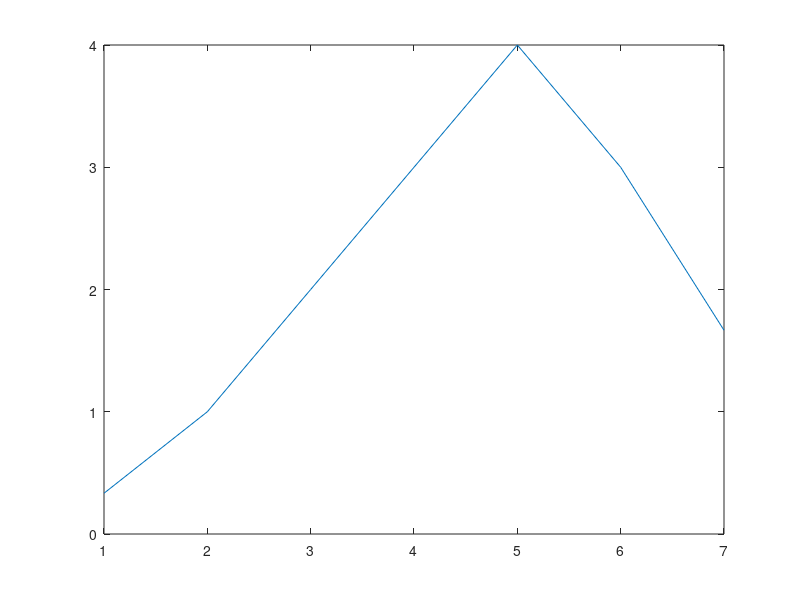

Recreate this plot in MATLAB.
% 1. Buat sinyal asli (input)
x = [1, 2, 3, 4, 5]

% 2. Buat respons impuls (misal: filter rata-rata 3 titik)
h = [1/3, 1/3, 1/3]

% 3. Lakukan konvolusi
y = conv(x, h)

% 4. Buat sumbu X tiruan untuk grafik
% Panjang hasil konvolusi adalah panjang x + panjang h - 1
panjang_y = length(y)
t_x = 1:panjang_y

% 5. Tampilkan di GUI!
plot(t_x, y)
